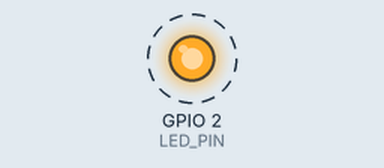
Bench run of a program on a simulated ESP32. Parts: output pins drawn as LEDs (lit = HIGH). Dashed ring = blinking. What the program prints to the serial monitor is not drawn.

Above: at 0.2 s.
Timing chart, 0 to 3.0 s (numbered marks = the images above):
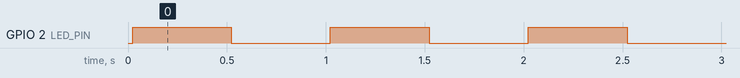

The program:

main.cpp
```cpp
/**
 * ESP32 Basic Template
 *
 * This template provides a solid starting point for ESP32 projects
 * with best practices for memory management and error handling.
 */

#include <Arduino.h>

// Configuration
#define SERIAL_BAUD 115200
#define LED_PIN 2  // Built-in LED on most ESP32 boards

// Function prototypes
void setup();
void loop();
void printSystemInfo();

/**
 * Setup function - runs once at startup
 */
void setup() {
    // Initialize serial communication
    Serial.begin(SERIAL_BAUD);
    while (!Serial && millis() < 3000); // Wait for serial or timeout

    Serial.println("\n\n========================================");
    Serial.println("ESP32 Firmware Starting...");
    Serial.println("========================================");

    // Initialize LED pin
    pinMode(LED_PIN, OUTPUT);
    digitalWrite(LED_PIN, LOW);

    // Print system information
    printSystemInfo();

    Serial.println("\n[INFO] Setup complete!");
    Serial.println("========================================\n");
}

/**
 * Main loop function
 */
void loop() {
    // Blink LED to show we're alive
    digitalWrite(LED_PIN, HIGH);
    delay(500);
    digitalWrite(LED_PIN, LOW);
    delay(500);

    // Print heartbeat
    static uint32_t loopCount = 0;
    loopCount++;

    if (loopCount % 10 == 0) {
        Serial.print("[HEARTBEAT] Loop: ");
        Serial.print(loopCount);
        Serial.print(" | Free Heap: ");
        Serial.print(ESP.getFreeHeap());
        Serial.println(" bytes");
    }

    // Add your code here
}

/**
 * Print system information
 */
void printSystemInfo() {
    Serial.println("\n[SYSTEM INFO]");
    Serial.print("  Chip Model: ");
    Serial.println(ESP.getChipModel());
    Serial.print("  Chip Revision: ");
    Serial.println(ESP.getChipRevision());
    Serial.print("  CPU Frequency: ");
    Serial.print(ESP.getCpuFreqMHz());
    Serial.println(" MHz");
    Serial.print("  Flash Size: ");
    Serial.print(ESP.getFlashChipSize() / 1024 / 1024);
    Serial.println(" MB");
    Serial.print("  Free Heap: ");
    Serial.print(ESP.getFreeHeap());
    Serial.println(" bytes");
    Serial.print("  SDK Version: ");
    Serial.println(ESP.getSdkVersion());
}
```

Measured:
- by itself, GPIO 2 (LED_PIN): alternates HIGH for 0.50 s and LOW for 0.50 s
